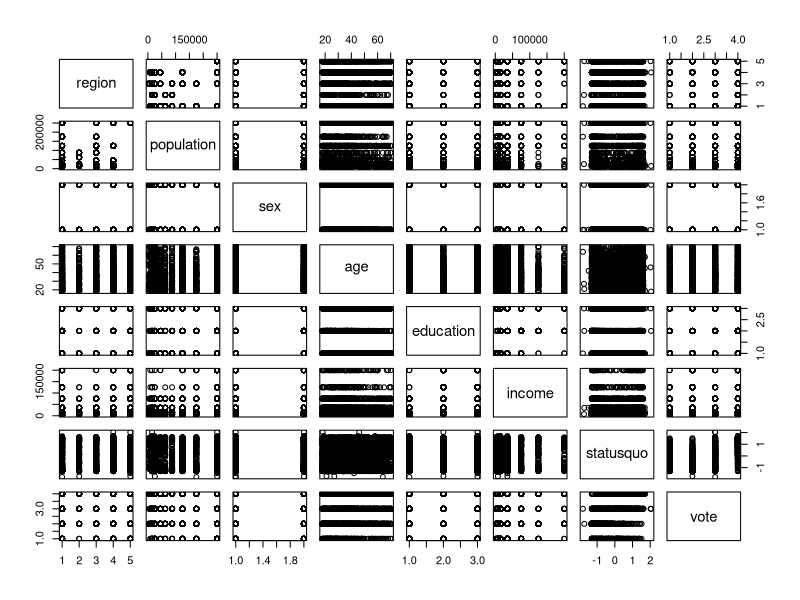
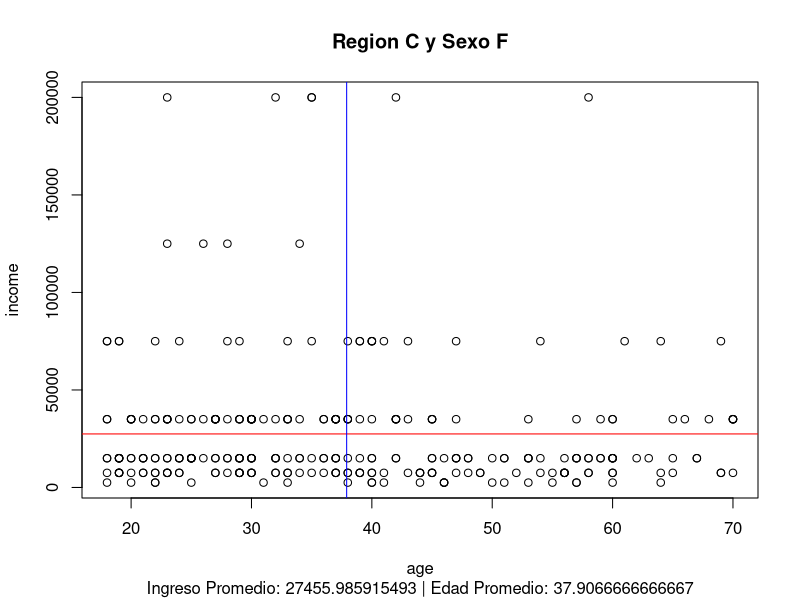
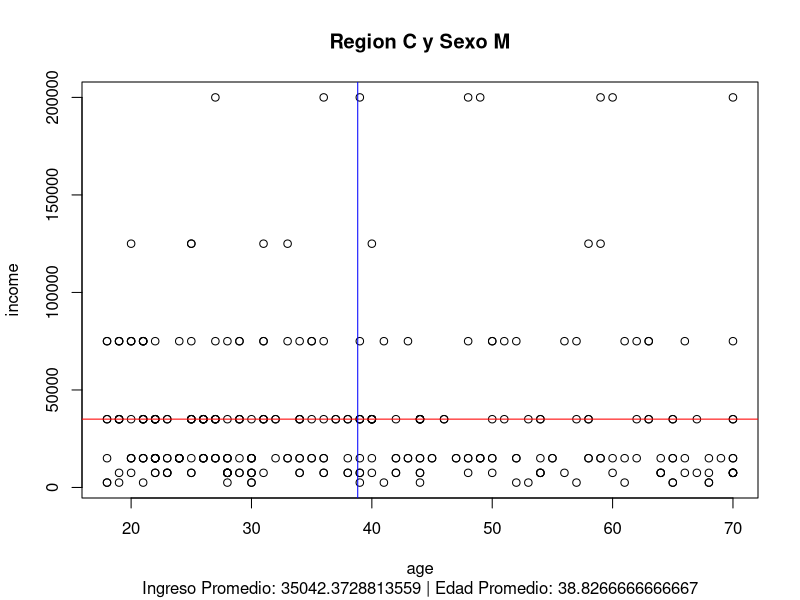
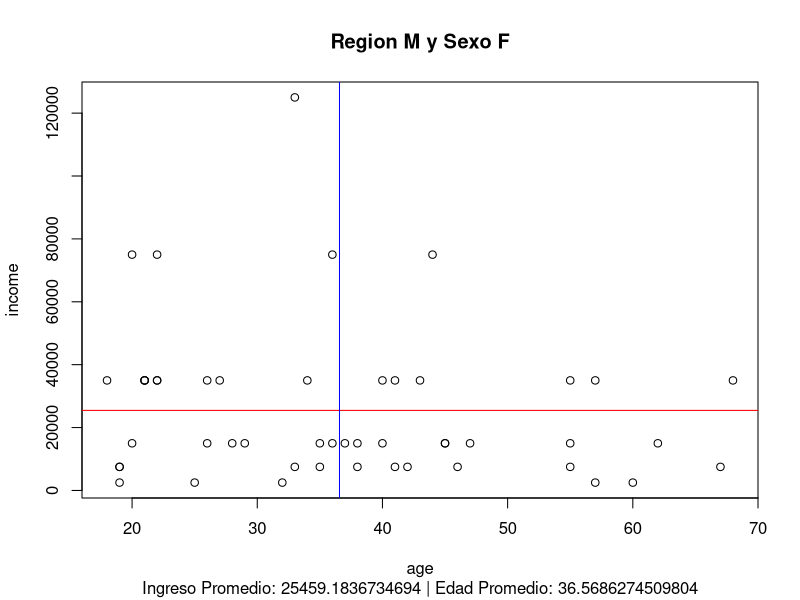
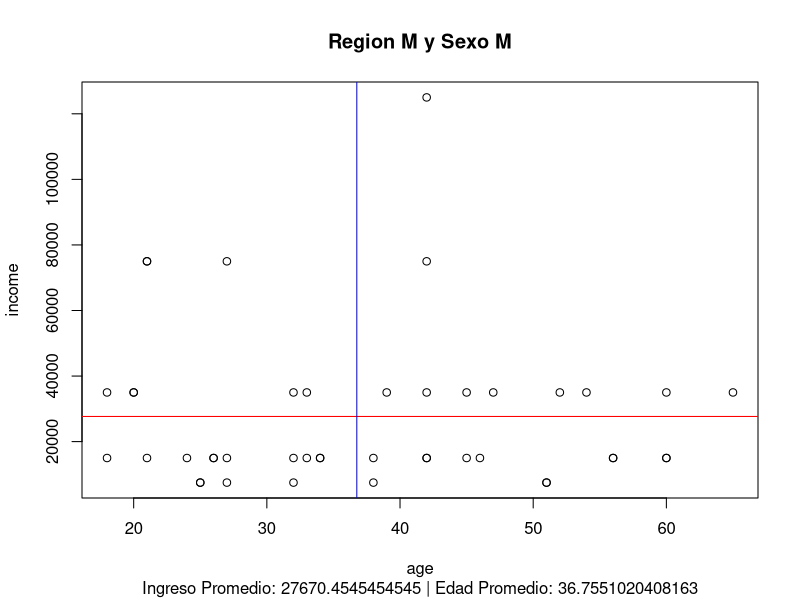
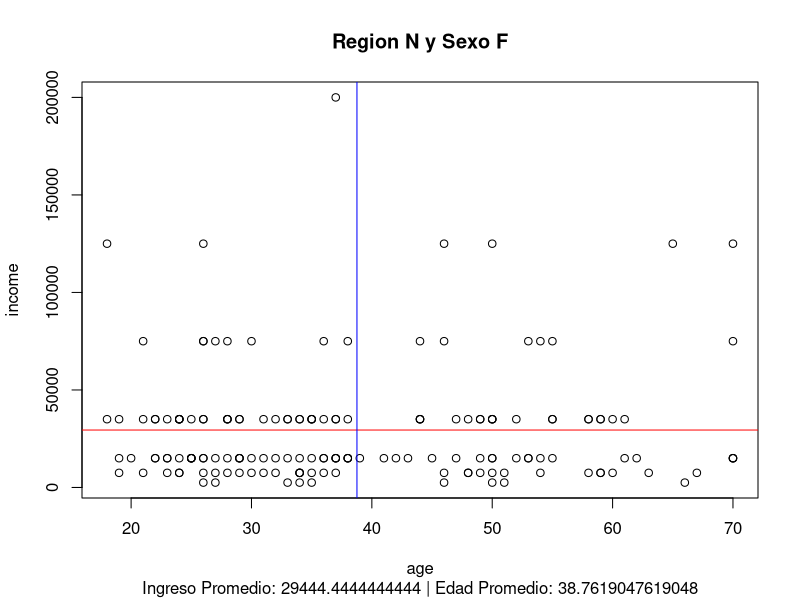
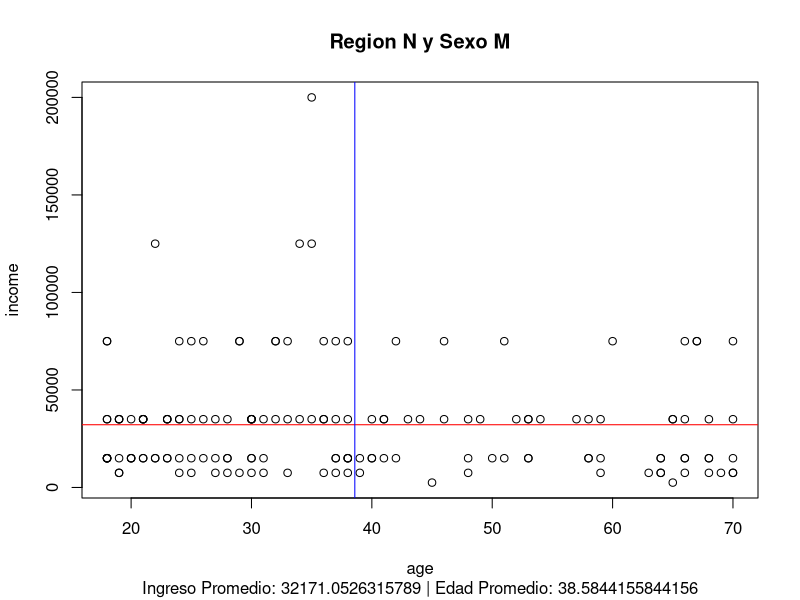
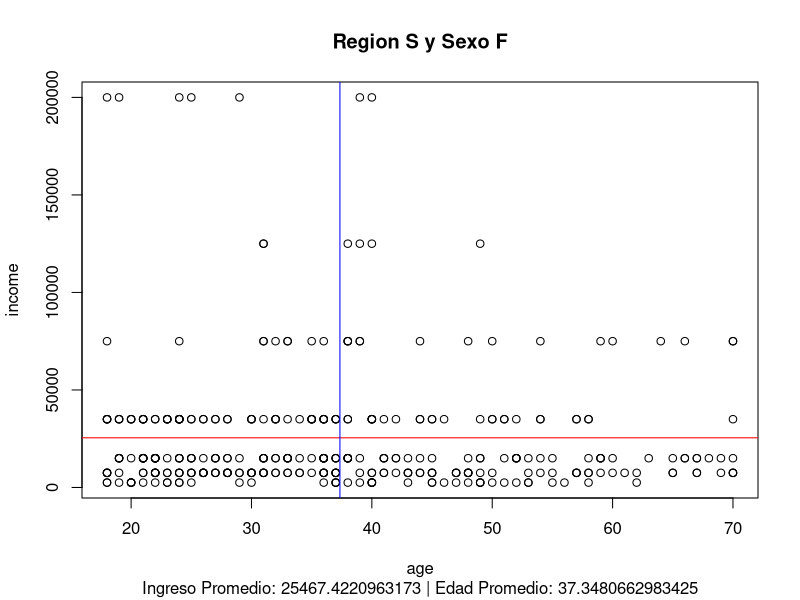

The R script that drew these images, in order:
# Tarea 2: Lab 02 Data Management en R

#instalar y cargar el paquete "car"
install.packages("car")
help(package="car")
library(car)
library(data.table)

#cargar los datos preinstalados "Chile"
?Chile
Chile
plebicito<-Chile

plot(Chile)

# 0. ¿De qué clase es el objeto Chile?
class(Chile)
# 1. ¿De qué clase es cada variable?

# 2. Cree una nueva variable que se llame income1000, que sea igual al ingreso en miles de pesos
Chile$income1000<-Chile$income/1000 #Crear la nueva variable de una forma diferente
# 3. Cuente cuántas personas votaron por el si, y cuántas por el no
table(Chile$vote)
# 4. Cree un nuevo objeto tipo data.table en base al objeto Chile, que se llame Chile2
Chile2<-data.table(Chile)
# 5. Borre la variable statusquo
Chile2[,statusquo:=NULL]
# 7. Cree una nueva variable de ingreso per cápita
  # 7.1. Reemplace los NAs de income por ceros
table(is.na(Chile2$income))
Chile2[is.na(income),income:=0]
Chile2
# 8. Cree una variable que tenga un 1 si age>65 y 0 en el caso contrario
Chile2[age>65, Viejitos:=1]

Chile2[age<=65, Viejitos:=0]

Chile2

# 9. Cree un nuevo objeto que muestre los valores promedio de ingreso y edad por region y sexo
#     Nota: Si tiene observaciones con NA, por qué es esto? Cómo lo arreglamos? --> SE PONE PUNTO PARA HACER UNA LISTA DE VARIABLES 
Chile2[,.(Prom_ingreso=mean(income,na.rm = T), Prom_edad=mean(age,na.rm = T)),by=.(region,sex)]
#10. loops: Solo para propósitos demostrativos, no entra en la tarea!

for(i in 1:10){
  print(paste("Estoy contando de 1 en 1 al 10, y voy en el", i))
  Sys.sleep(3)
}


regiones<-names(table(Chile$region))
sexo<-names(table(Chile$sex))

Chile2<-data.table(Chile)
for(r in 1:length(regiones)){
  for(s in 1:length(sexo)){
    prom.inc<-Chile2[region==regiones[r] & sex==sexo[s],mean(income,na.rm = T)]
    prom.age<-Chile2[region==regiones[r] & sex==sexo[s],mean(age,na.rm = T)]
    plot(Chile2[region==regiones[r] & sex==sexo[s],.(age,income)])
    title(main = paste("Region", regiones[r], "y Sexo", sexo[s]),sub = paste("Ingreso Promedio:", prom.inc, "| Edad Promedio:", prom.age))
    abline(h = prom.inc, col='red')
    abline(v = prom.age, col='blue')
    Sys.sleep(2)
  }
}